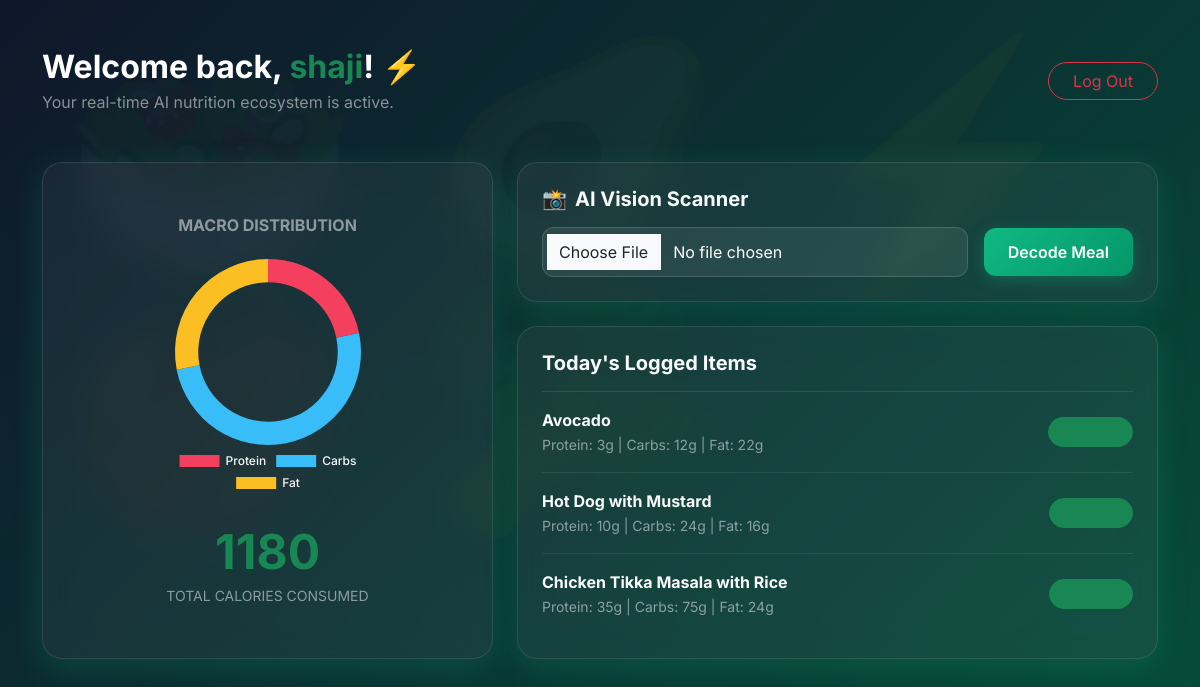
The page /dashboard (signed in) on the database its author committed.
### app.py (models this page shows)
class User(UserMixin, db.Model):
    id = db.Column(db.Integer, primary_key=True)
    username = db.Column(db.String(150), unique=True, nullable=False)
    password = db.Column(db.String(150), nullable=False)
    meals = db.relationship('MealLog', backref='user', lazy=True)

class MealLog(db.Model):
    id = db.Column(db.Integer, primary_key=True)
    user_id = db.Column(db.Integer, db.ForeignKey('user.id'), nullable=False)
    food_name = db.Column(db.String(100), nullable=False)
    calories = db.Column(db.Integer, nullable=False)
    protein = db.Column(db.Integer, nullable=False)
    carbs = db.Column(db.Integer, nullable=False)
    fat = db.Column(db.Integer, nullable=False)

### app.py (the view)
@app.route('/dashboard')
@login_required
def dashboard():
    meals = MealLog.query.filter_by(user_id=current_user.id).all()
    totals = {"calories": 0, "protein": 0, "carbs": 0, "fat": 0}
    for meal in meals:
        totals["calories"] += meal.calories
        totals["protein"] += meal.protein
        totals["carbs"] += meal.carbs
        totals["fat"] += meal.fat
    return render_template('dashboard.html', meals=meals, totals=totals)

### app.py (called while the page is built)
@login_manager.user_loader
def load_user(user_id):
    return User.query.get(int(user_id))

### templates/dashboard.html (shortened to what this page needs)
{% extends 'base.html' %}
{% block content %}
<div class="row mb-5 align-items-center">
    <div class="col">
        <h2 class="fw-bold text-white mb-1">Welcome back, <span class="text-success">{{ current_user.username }}</span>! ⚡</h2>
        <p class="text-white-50 m-0">Your real-time AI nutrition ecosystem is active.</p>
    </div>
    <div class="col-auto">
        <a href="{{ url_for('logout') }}" class="btn btn-outline-danger px-4 rounded-pill border-opacity-50">Log Out</a>
    </div>
</div>
<div class="row g-4">
    <div class="col-lg-5">
        <div class="card h-100 p-4 text-center d-flex flex-column justify-content-center">
            <h5 class="fw-bold mb-4 text-white-50 text-uppercase tracking-wider fs-6">Macro Distribution</h5>
            <div class="position-relative mx-auto" style="max-width: 240px;">
                <canvas id="macroChart"></canvas>
            </div>
            <div class="mt-4">
                <div class="display-5 fw-bold text-success">{{ totals.calories }}</div>
                <p class="text-white-50 text-uppercase tracking-wide small m-0 mt-1">Total Calories Consumed</p>
            </div>
        </div>
    </div>
    <div class="col-lg-7">
        <div class="card p-4 mb-4">
            <h5 class="fw-bold mb-3 d-flex align-items-center gap-2">
                <span>📸</span> AI Vision Scanner
            </h5>
            <form action="/scan" method="POST" enctype="multipart/form-data" class="d-flex gap-3 align-items-center">
                <input type="file" name="food_image" class="form-control" accept="image/*" required>
                <button type="submit" class="btn btn-success px-4 text-nowrap">Decode Meal</button>
            </form>
        </div>
        <div class="card p-4">
            <h5 class="fw-bold mb-3">Today's Logged Items</h5>
            <ul class="list-group list-group-flush">
                {% for meal in meals %}
                <li class="list-group-item d-flex justify-content-between align-items-center py-3 px-0">
                    <div>
                        <strong class="fs-6">{{ meal.food_name }}</strong><br>
                        <small class="text-white-50">Protein: {{ meal.protein }}g | Carbs: {{ meal.carbs }}g | Fat: {{ meal.fat }}g</small>
                    </div>
                    <span class="badge bg-success bg-opacity-20 text-success border border-success border-opacity-20 px-3 py-2 rounded-pill fw-bold">{{ meal.calories }} kcal</span>
                </li>
                {% else %}
                <div class="text-center py-5 text-white-50">
                    <p class="mb-1 fs-4">🍽️</p>
                    <p class="m-0">No meals logged yet. Upload a photo above to start tracking!</p>
                </div>
                {% endfor %}
            </ul>
        </div>
    </div>
</div>
<script>
    const ctx = document.getElementById('macroChart').getContext('2d');
    const protein = {{ totals.protein }};
    const carbs = {{ totals.carbs }};
    const fat = {{ totals.fat }};
    new Chart(ctx, {
        type: 'doughnut',
        data: {
            labels: ['Protein', 'Carbs', 'Fat'],
            datasets: [{
                data: [protein, carbs, fat],
                backgroundColor: ['#f43f5e', '#38bdf8', '#fbbf24'],
                borderWidth: 0,
                hoverOffset: 6
            }]
        },
        options: {
            responsive: true,
            plugins: {
                legend: {
                    position: 'bottom',
                    labels: { color: '#f8fafc', font: { family: 'Inter', weight: 500 } }
                }
            },
            cutout: '75%'
        }
    });
</script>
{% endblock %}

### templates/base.html (shortened to what this page needs)
<!DOCTYPE html>
<html lang="en">
<head>
    <link href="https://cdn.jsdelivr.net/npm/bootstrap@5.3.0/dist/css/bootstrap.min.css" rel="stylesheet">
</head>
<body>
    <div class="container py-5">
        {% block content %}{% endblock %}
    </div>
</body>
</html>

### templates/base.html (style rules this page uses)
:root { --bg-gradient: linear-gradient(135deg, #0f172a 0%, #064e3b 100%); --glass-bg: rgba(255, 255, 255, 0.05); --glass-border: rgba(255, 255, 255, 0.1); --accent-glow: 0 8px 32px 0 rgba(16, 185, 129, 0.2); }
body { font-family: 'Inter', sans-serif; background: var(--bg-gradient); color: #f8fafc; min-height: 100vh; position: relative; overflow-x: hidden; }
body::before { content: "🥗 🥑 ⚡ 🍎 🥦"; position: fixed; top: 5%; left: 5%; font-size: 15rem; opacity: 0.03; z-index: -1; user-select: none; pointer-events: none; line-height: 1; }
.card { background: var(--glass-bg) !important; backdrop-filter: blur(16px); -webkit-backdrop-filter: blur(16px); border: 1px solid var(--glass-border) !important; border-radius: 1.25rem; box-shadow: var(--accent-glow); color: #f8fafc !important; }
.form-control, .form-select { background: rgba(255, 255, 255, 0.07) !important; border: 1px solid rgba(255, 255, 255, 0.15) !important; color: #fff !important; border-radius: 0.75rem; padding: 0.75rem 1rem; }
.form-control::placeholder { color: rgba(255, 255, 255, 0.4); }
.btn-success { background: linear-gradient(135deg, #10b981 0%, #059669 100%) !important; border: none !important; border-radius: 0.75rem; padding: 0.75rem 1.5rem; font-weight: 600; box-shadow: 0 4px 15px rgba(16, 185, 129, 0.3); transition: all 0.3s ease; }
.list-group-item { background: transparent !important; border-color: rgba(255, 255, 255, 0.08) !important; color: #f8fafc !important; }

### rows shown on the page
User: username "shaji"
MealLog: food_name "Avocado", protein "3", carbs "12", fat "22"
MealLog: food_name "Hot Dog with Mustard", protein "10", carbs "24", fat "16"
MealLog: food_name "Chicken Tikka Masala with Rice", protein "35", carbs "75", fat "24"

### other values the page prints
{{ totals.calories }} "1180"
chart data {{ totals.protein }} 48
chart data {{ totals.carbs }} 111
chart data {{ totals.fat }} 62
